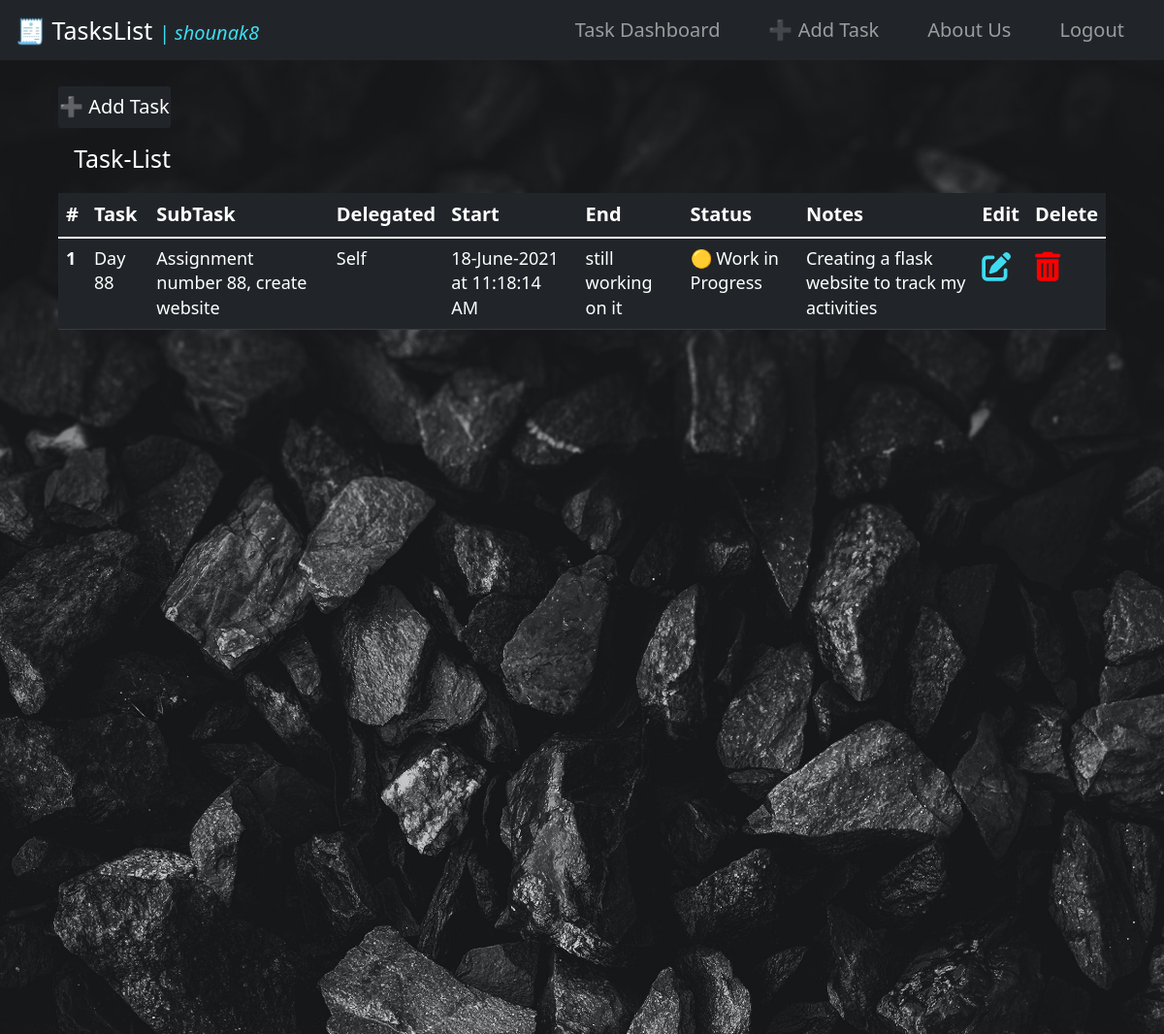
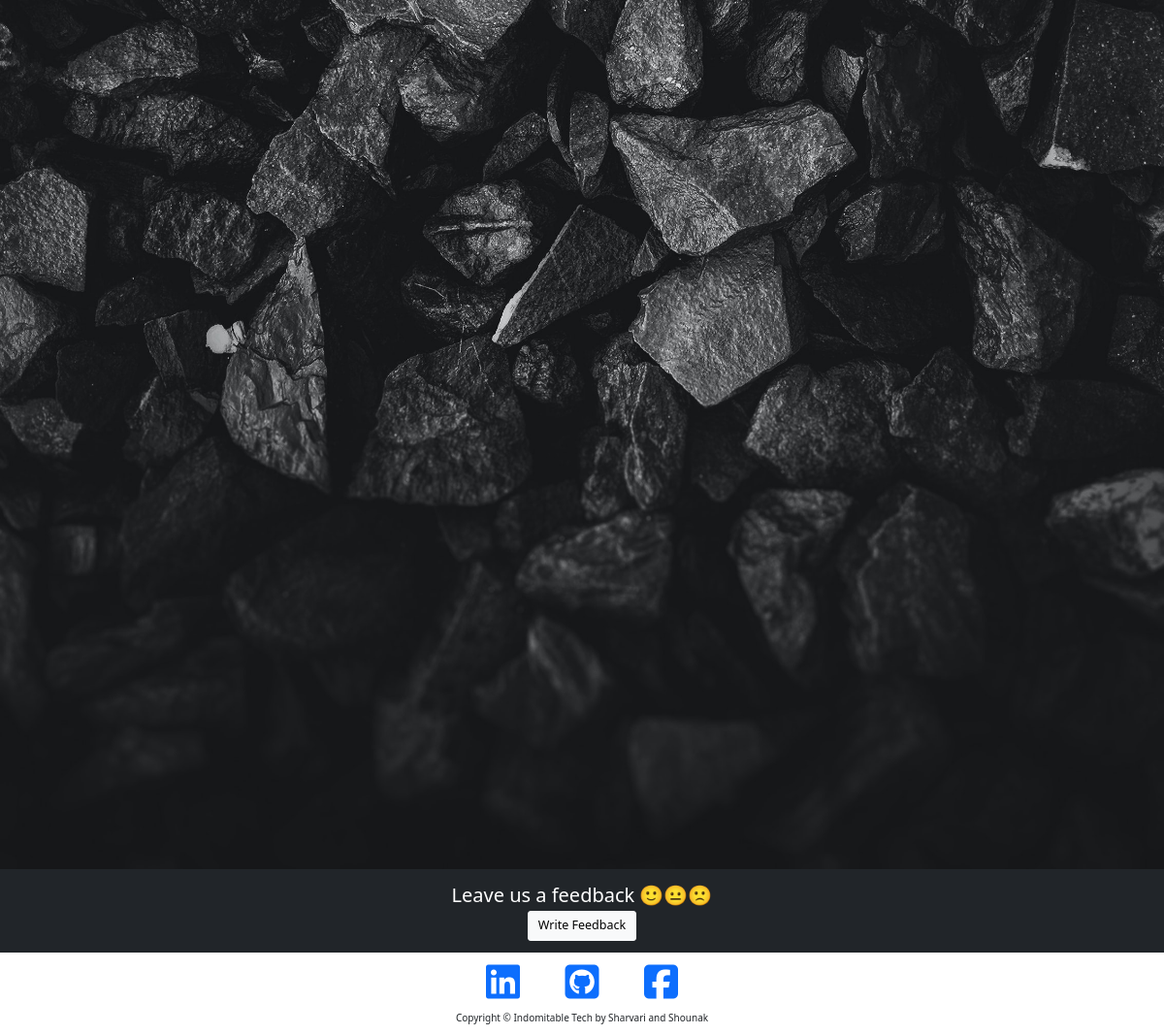
Page /todo (signed in) on the committed database (2 pictures, top to bottom).
### main.py (models this page shows)
class UsersDB(UserMixin, db.Model):
    __tablename__ = "users"
    id = db.Column(db.Integer, primary_key=True)
    email = db.Column(db.String(250), unique=True, nullable=False)
    username = db.Column(db.String(250), unique=True, nullable=False)
    password = db.Column(db.String(100), nullable=False)
    registration_date = db.Column(db.String(100), nullable=False)
    user_tasks = relationship('TasksDB', back_populates='tasks')

class TasksDB(db.Model):
    __tablename__ = "tasks"
    id = db.Column(db.Integer, primary_key=True)
    task_name = db.Column(db.String(250), nullable=False)
    subtask_name = db.Column(db.String(250), nullable=False)
    delegated_to = db.Column(db.String(250), nullable=False)
    task_start_date = db.Column(db.String(250), nullable=False)
    task_completed_date = db.Column(db.String(250), nullable=False)
    status = db.Column(db.String(250), nullable=False)
    notes = db.Column(db.Text, nullable=False)
    user_id = db.Column(db.Integer, db.ForeignKey('users.id'))
    tasks = relationship('UsersDB', back_populates='user_tasks')

### main.py (the view)
@app.route("/todo", methods=["GET", "POST"])
@login_required
def todo():
    display_tasks = TasksDB.query.filter_by(user_id=current_user.id).all()
    return render_template("todo.html", display_tasks=display_tasks, logged_in=current_user.is_authenticated,current_user=current_user)

### main.py (called while the page is built)
@login_manager.user_loader
def load_user(user_id):
    return UsersDB.query.get(int(user_id))

### templates/todo.html
{% extends 'bootstrap/base.html' %}
{% import "bootstrap/wtf.html" as wtf %}
{% block content %}
{% include "header.html" %}
<header class="masthead "
        style="background-image: url({{ url_for('static', filename='images/todo.jpg')}});
        background-repeat:repeat;background-size:cover; background-position: center;height:1900px;">
<div class="container container-fluid" style="height:600px;padding:1% 0 0 5%;width:100%; margin:0;color:white;">
<br>
<a href="{{url_for('add_task')}}" style="margin-left:1% 0;">
    <button class="btn btn-dark" style="font-size:2rem;padding:0.5% 0;" type="button">➕ Add Task</button>
</a>
<h1 style="padding:1.5%;">Task-List</h1>
<table class="table table-hover table-dark">
    <thead>
    <tr style="font-size:2rem;">
        <th scope="col">#</th>
        <th scope="col">Task</th>
        <th scope="col">SubTask</th>
        <th scope="col">Delegated</th>
        <th scope="col">Start</th>
        <th scope="col">End</th>
        <th scope="col">Status</th>
        <th scope="col">Notes</th>
        <th scope="col">Edit</th>
        <th scope="col">Delete</th>
    </tr>
    </thead>
    <tbody>
    {% for task in display_tasks %}
    <tr style="font-size:1.8rem;">
        <th scope="row">{{task.id}}</th>
        <td>{{task.task_name}}</td>
        <td>{{task.subtask_name}}</td>
        <td>{{task.delegated_to}}</td>
        <td>{{task.task_start_date}}</td>
        <td>{{task.task_completed_date}}</td>
        <td>{{task.status}}</td>
        <td>{{task.notes}}</td>
        <td><a href="{{url_for('edit_task',index=task.id)}}" style="color:#3EDBF0;font-size:3rem;text-align:center;"><i class="fas fa-edit"></i></a></td>
        <td><a href="{{url_for('delete_task',index=task.id)}}" style="color:red;font-size:3rem;text-align:center;"><i class="fas fa-trash-alt"></i></a></td>
    </tr>
    {% endfor %}
    </tbody>
</table>
</div>
</header>
{% include "footer.html" %}
{% endblock %}

### templates/header.html (shortened to what this page needs)
<!DOCTYPE html>
<html lang="en">
<head>
    <link href="https://cdn.jsdelivr.net/npm/bootstrap@5.0.1/dist/css/bootstrap.min.css"
 rel="stylesheet">
    <link href="{{ url_for('static', filename='css/styles.css')}}" rel="stylesheet">
</head>
<body>
<div class="container-fluid" style="padding:0;margin:0;">
    <nav class="navbar sticky navbar-expand-lg navbar-dark bg-dark container-fluid" style="border-radius:0;margin:0;">
        <div class="container-fluid">
            <h1 style="margin:auto;color:white;">🧾 TasksList <span style="font-style:italic;font-size:2rem;color:#3EDBF0;"> | {{current_user.username}}</span></h1>
            <div class="collapse navbar-collapse " id="navbarNav" style="padding:0; font-size:2rem;">
                <ul class="navbar-nav ms-auto">
                    {% if logged_in %}
                    <li class="nav-item ">
                        <a aria-current="page" class="nav-link" href="{{url_for('todo')}}">Task Dashboard</a>
                    </li>
                    <li class="nav-item ">
                        <a class="nav-link" href="{{url_for('add_task')}}">➕ Add Task</a>
                    </li>
                    <li class="nav-item ">
                        <a class="nav-link" href="{{url_for('about')}}">About Us</a>
                    </li>
                    <li class="nav-item ">
                        <a class="nav-link" href="{{url_for('logout')}}">Logout</a>
                    </li>
                    {% endif %}
                </ul>
            </div>
        </div>
    </nav>
</div>

### static/css/styles.css (style rules this page uses)
.navbar li { margin-left : 1em; margin-right : 1em; }

### rows in the picture
UsersDB: username "shounak8"
TasksDB: id "1", task_name "Day 88", subtask_name "Assignment number 88, create website", delegated_to "Self", task_start_date "18-June-2021 at 11:18:14 AM", task_completed_date "still working on it", status "🟡 Work in Progress", notes "Creating a flask website to track my activities"
